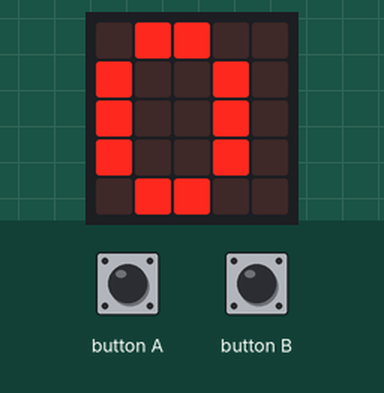
Recording of a program running on a simulated BBC micro:bit running MicroPython. On the bench: the board's 5×5 LED display. The inputs (shaded band) are chosen by the test bench.

Above: at 1.2 s.
1.3 s: button A pressed for 0.15 s
At 2.7 s:
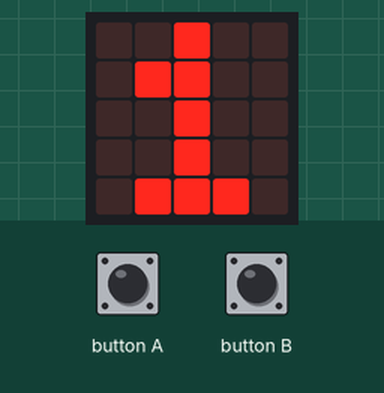
4.4 s: button B pressed for 0.15 s
At 6.8 s:
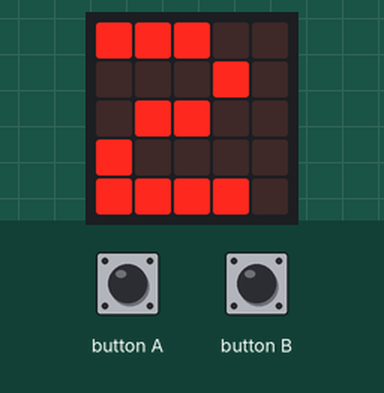
7.5 s: button B pressed for 1 s
Timing chart, 0 to 10.5 s (numbered marks = the images above; inputs shaded):
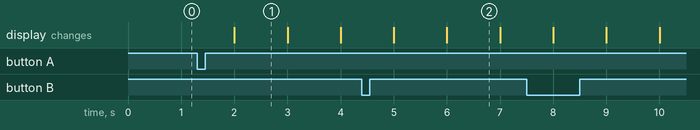

The program:

CodeSource.py
```python
from microbit import *

time = 0
running = False

while True:

    if button_a.was_pressed():

        if running:
            running = False

        else:
            running = True

    if button_b.was_pressed():

        if running:
            time = 0

        else:
            time = 0

    if running:
        time += 1

    display.show(str(time))
    sleep(1000)
```

Measured:
- after the input at 1.3 s, the display: changes after 0.70 s (image 1)
- what the display in image 1 shows lasts 1.0 s, from 2.0 s to 3.0 s
